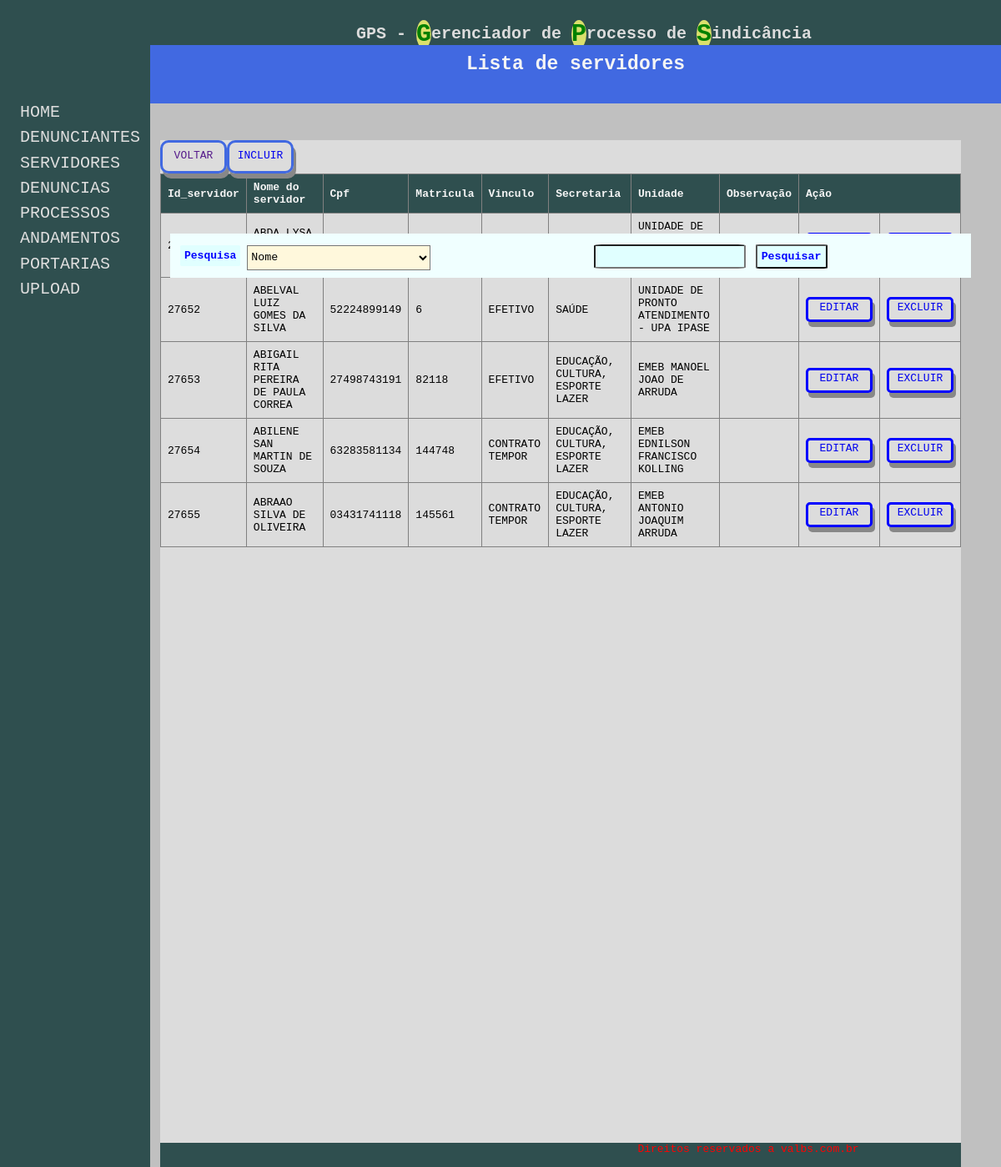
The app's page /servidor with its own data.
### tables this page shows
CREATE TABLE `servidor` (
  `id_servidor` int(11) NOT NULL,
  `nome_servidor` varchar(100) NOT NULL,
  `cpf` varchar(11) NOT NULL,
  `matricula` int(10) NOT NULL,
  `vinculo` varchar(15) NOT NULL,
  `secretaria` varchar(70) NOT NULL,
  `unidade` varchar(100) NOT NULL,
  `observacao` varchar(100) NOT NULL,
  `id_denuncia` int(11) DEFAULT NULL,
  `id_processo` int(11) DEFAULT NULL,
  `user` int(11) NOT NULL
);

### app/core/Controller.php (called while the page is built, shortened)
<?php
class Controller{
     public function load($viewName, $viewData=array(),  $viewData2 = ""){
        extract($viewData);
        include "app/views/" . $viewName .".php";
   }
}

### app/controllers/ServidorController.php (called while the page is built, shortened)
<?php
class ServidorController extends Controller{
  public function index(){
        $servidores = new Servidor_Model();
        $dados["dados"] = $servidores->lista();
        $dados["view"] = "servidor/index";
        $this->load("template",$dados);
   }
}

### app/core/Core.php (called while the page is built, shortened)
<?php
class Core{
    private $parametros = array();
    public function run(){
       $c = new $controllerCorrente;
       call_user_func_array(array($c, $this->getMetodo()), $this->getParametros());
    }
    public function getMetodo() {
        return METODO_PADRAO;
    }
    public function getParametros() {
        return $this->parametros;
    }
}

### index.php (called while the page is built, shortened)
<?php
require 'app/core/Core.php';
$core = new Core;
$core->run();

### app/core/Model.php (called while the page is built, shortened)
<?php
abstract class Model{
    public function __construct() {
        $this->db = new \PDO("mysql:dbname=".BANCO.";host=".SERVIDOR,USUARIO,SENHA);
    }
}

### app/models/Servidor_Model.php (called while the page is built, shortened)
<?php
class Servidor_Model  extends Model{
    public function lista(){
        $sql = "SELECT * FROM servidor ORDER BY id_servidor ASC LIMIT 5";
        $qry = $this->db->query($sql);
        return $qry->fetchAll(\PDO::FETCH_OBJ);
    }
}

### app/views/servidor/index.php (the view, shortened to what this page needs)
<div class="base-home">
	<h1 class="titulo-pagina">Lista de servidores</h1>
</div>
<div class="frmConsulta">
	<form method="GET" action="<?php echo URL_BASE . 'Pesquisa/porParametro'; ?>" >
		<table>
			<tr>
				<td>
					<label>Pesquisa</label>
						<select name="pesquisa" class="select">
 								<option value="3">Nome</option>
						</select>
				</td>
				<td>
						<input type="text" autofocus name="valorPreenchidoUsuario">
						<input type="submit" value="pesquisar">
				</td>
			</tr>
			</table>
			</form>
		</div>
<div class="base-lista">
	<div class="tabela">
		<table width="100%" border="1" cellspacing="0" cellpadding="0">
		  <thead>
			   <tr>
				<th width="5%" align="center">Id_servidor</th>
				<th width="25%" align="left">Nome do servidor</th>
				<th width="5%" align="center">Cpf</th>
				<th width="5%" align="center">Matricula</th>
				<th width="10%" align="left">Vinculo</th>
				<th width="15%" align="left">Secretaria</th>
				<th width="15%" align="left">Unidade</th>
				<th align="left">Observação</th>
				<th width="10%" colspan="2" align="center">Ação</th>
			  </tr>
		  </thead>
		  <tbody>
		  	<?php foreach($dados as $servidor){   ?>
				<tr class="cor1">
				<td align="center"><?php echo $servidor->id_servidor  ?></td>
				<td align="center"><?php echo $servidor->nome_servidor  ?></td>
				<td align="center"><?php echo $servidor->cpf  ?></td>
				<td><?php echo $servidor->matricula  ?></td>
				<td><?php echo $servidor->vinculo  ?></td>
				<td><?php echo $servidor->secretaria  ?></td>
				<td><?php echo $servidor->unidade  ?></td>
				<td><?php echo $servidor->observacao  ?></td>
				<td align="center">
					<div class="btn-editar">
						<a href="<?php echo URL_BASE ."servidor/Editar/".$servidor->id_servidor ?>" >Editar</a>
					</div>
				</td>
				<td align="center">
					<div class="btn-excluir">
						<a href="<?php echo URL_BASE ."servidor/Excluir/".$servidor->id_servidor ?>" >excluir</a>
					</div>
				</td>
			 </tr>
			 <?php } ?>
		  </tbody>
			<div class="btn-inc">
			</div>
			<div class="btn-inc">
				<a href="<?php echo URL_BASE . "servidor/novo" ?>" >INCLUIR </a>
			</div>
	</table>
</div>
</body>
</html>

### assets/css/meu.css (style rules this page uses)
* { margin:0; padding:0; box-sizing:border-box; justify-content:left; -webkit-box-sizing:border-box; -moz-box-sizing:border-box; -o-box-sizing:border-box; -ms-box-sizing:border-box; vertical-align:middle; font-family:monospace; }
.base-home { position: absolute; z-index: 5; background-color:royalblue; width: 85%; height: 5%; margin-top: 4.5%; margin-left: 0%; left: 15%; }
a:link { text-decoration: none; }
form { background-color:azure; width: 80%; margin-left: 2%; position: absolute; top:20%; left: 15%; }
label, input { border-radius: 5%; background-color:lightcyan; padding: 5px; margin-top: 5px; margin-left: 4px; margin-bottom: 3px; font-weight: bold; text-transform: capitalize; color: blue; }
.base-lista { width: 80%; margin-top: 14%; margin-left: 16%; background-color:gainsboro; text-align: center; }
input[type="text"] { width: auto; text-align: left; }
.titulo-pagina { font-weight: bolder; font-size: 23px; color:whitesmoke; width: 100%; text-align: center; margin-left: 0px; margin-top: 10px; }
table { border-collapse: collapse; width: 100%; vertical-align: var(--bs-table-active-color); }
th, td { text-align: left; padding: 8px; }
tr:nth-child(even) { background-color:#ddd }
th { background-color:darkslategray; color: whitesmoke; }
.btn-inc { width: 80px; height: 40px; float: left; color: white; border-radius: 10px; border-color:royalblue; border-style: solid; padding-top: 8px; text-align: center; box-shadow: 3px 6px #888888; text-transform: uppercase; }
.btn-excluir { width: 80px; height: 30px; color:blue; border-radius: 5px; border-style: solid; padding-top: 2px; text-align: center; text-transform: uppercase; box-shadow: 3px 6px #888888; }
.btn-editar { width: 80px; height: 30px; color:blue; border-radius: 5px; border-style: solid; padding-top: 2px; text-align: center; text-transform: uppercase; box-shadow: 3px 6px #888888; }
.tabela { --bs-table-bg: transparent; --bs-table-accent-bg: transparent; --bs-table-striped-color: #212529; --bs-table-striped-bg: rgba(0, 0, 0, 0.05); --bs-table-active-color: #212529; --bs-table-active-bg: rgba(0, 0, 0, 0.1); --bs-table-hove-color: #212529; --bs-table-hove-bg: rgba(0, 0, 0, 0.075); width: 100%; margin-bottom: 1rem; color:indianred; vertical-align: top; border-color: #dee2e6; }
select { height: 30px; width: 220px; margin-top: 5px; background-color:cornsilk; }

### records on screen
servidor: unidade "UNIDADE DE…"
servidor: id_servidor "27652", nome_servidor "ABELVAL LUIZ GOMES DA SILVA", cpf "52224899149", matricula "6", vinculo "EFETIVO", secretaria "SAÚDE", unidade "UNIDADE DE PRONTO ATENDIMENTO - UPA IPASE"
servidor: id_servidor "27653", nome_servidor "ABIGAIL RITA PEREIRA DE PAULA CORREA", cpf "27498743191", matricula "82118", vinculo "EFETIVO", secretaria "EDUCAÇÃO, CULTURA, ESPORTE LAZER", unidade "EMEB MANOEL JOAO DE ARRUDA"
servidor: id_servidor "27654", nome_servidor "ABILENE SAN MARTIN DE SOUZA", cpf "63283581134", matricula "144748", vinculo "CONTRATO TEMPOR", secretaria "EDUCAÇÃO, CULTURA, ESPORTE LAZER", unidade "EMEB EDNILSON FRANCISCO KOLLING"
servidor: id_servidor "27655", nome_servidor "ABRAAO SILVA DE OLIVEIRA", cpf "03431741118", matricula "145561", vinculo "CONTRATO TEMPOR", secretaria "EDUCAÇÃO, CULTURA, ESPORTE LAZER", unidade "EMEB ANTONIO JOAQUIM ARRUDA"
